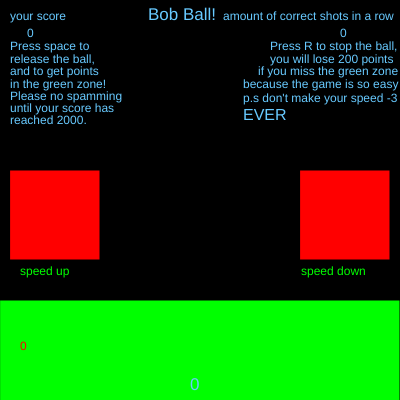
Frame 1 (no input)
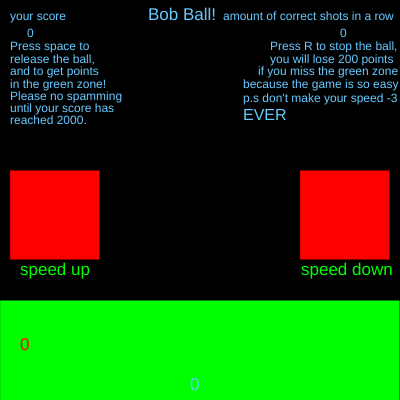
Frame 60 (no input)
Frame 120 (the mouse pressed at the canvas centre since frame 60): identical to frame 60, image omitted

The p5.js sketch that drew these frames (run headless with seeded random() and noise() and a simulated clock; from frame 60 on, the mouse is pressed at the canvas centre):

// p5.js sketch
// ── sketch.js
 function setup() {
  createCanvas(400, 400);
}
var bob_y = 0;
var bob_score = 0;
var bob_amount = 0;
var gameOver = true;
var bob_speed = 0;
var bob_bucks = 0;
var Bob_Tushaar = false;
var Bob_oops = false
var Bob_Bob = false
function draw() {
  background(000);
  fill("rgb(0,255,0)");
  rect(0, 300, 400);
  text("speed up", 20,275)
  text("speed down", 301,275)
  fill("#FF0000")
  text(bob_speed, 20,350)
  rect(10,170,90)
  rect(300,170,90)
  fill("rgb(104,202,275)");
  textSize(12);
  text("your score", 10, 20);
  text(bob_score, 27, 37);
  text("amount of correct shots in a row", 223, 20);
  text(bob_amount, 340, 37);
  text("Press space to", 10, 50);
  text("release the ball,", 10, 63);
  text("and to get points", 10, 75);
  text("in the green zone!", 10, 88);
  text("Please no spamming", 10, 100);
  text("until your score has", 10, 112);
  text("reached 2000.", 10, 124);
  text("Press R to stop the ball,", 270, 50);
  text("you will lose 200 points", 270, 63);
  text("if you miss the green zone", 258, 75);
  text("because the game is so easy", 243, 88); 
  text("p.s don't make your speed -3", 243,102)
      textSize(16)
  text("EVER ", 243,120)
  textSize(17);
    text(bob_bucks, 190, 390);
 if (gameOver) {
   Bob_Tushaar = false
   Bob_oops = false
   Bob_Bob = false 
   textSize(17);
    text("Bob Ball!", 148, 20);
    return;
 }
if (Bob_Tushaar){
  bob_bucks = 10000000000
}
 if (Bob_oops){
   bob_score = 1000000000
 }
  if(Bob_Bob) bob_amount = 4000000
  
  ellipse(200, bob_y, 20, 20);
  bob_y = bob_y + 3 + bob_speed;
  if (bob_y > 399) bob_y = 0;
  if (bob_y < -2) bob_y = 398;
  if (bob_score > 975) bob_y = bob_y + 4;
  if (bob_score > 1975) bob_y = bob_y + 5;
  if (bob_score > 2975) bob_y = bob_y + 5;
  if (bob_score > 3975) bob_y = bob_y + 5;
  if (bob_score > 4975) bob_y = bob_y + 5;
  if (bob_y > 398) bob_score = bob_score - 200;
  if (bob_y > 398) bob_amount = 0;
}
    
function keyPressed() {
  if (key == " " && bob_y > 300 && bob_y < 400) bob_score = bob_score + 25;
  if (key == " " && bob_y > 300 && bob_y < 400) bob_amount = bob_amount + 1;
  if (key == " " && bob_y > 300 && bob_y < 400) bob_bucks = bob_bucks + 5;
  if (key == " " && bob_y > 300 && bob_y < 400) bob_y = 0;
  if (key == "t") Bob_Tushaar = true
  if (key == "u") Bob_oops = true
  if (key == "b") Bob_Bob = true
  if (key == " ") gameOver = false;
  if (key == "r") {
    bob_y = 0;
    gameOver = true;
    Bob_Tushaar = false
   Bob_oops = false
   Bob_Bob = false
  }
}
function mousePressed(){
 if(mouseX < 90 && bob_bucks > 18) bob_speed = bob_speed + 1
  if(mouseX < 90 && bob_bucks > 18) bob_bucks = bob_bucks - 20
  if(mouseX > 170 && bob_bucks > 48) bob_speed = bob_speed - 1
  if(mouseX > 170 && bob_bucks > 48) bob_bucks = bob_bucks - 50
}
